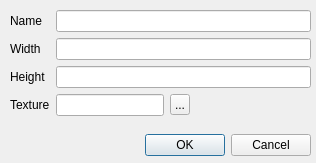
<?xml version="1.0" encoding="UTF-8"?>
<ui version="4.0">
 <class>CreateMapDialog</class>
 <widget class="QDialog" name="CreateMapDialog">
  <property name="geometry">
   <rect>
    <x>0</x>
    <y>0</y>
    <width>316</width>
    <height>163</height>
   </rect>
  </property>
  <property name="windowTitle">
   <string>Dialog</string>
  </property>
  <widget class="QDialogButtonBox" name="buttonBox">
   <property name="geometry">
    <rect>
     <x>20</x>
     <y>130</y>
     <width>291</width>
     <height>31</height>
    </rect>
   </property>
   <property name="orientation">
    <enum>Qt::Horizontal</enum>
   </property>
   <property name="standardButtons">
    <set>QDialogButtonBox::Cancel|QDialogButtonBox::Ok</set>
   </property>
  </widget>
  <widget class="QWidget" name="formLayoutWidget">
   <property name="geometry">
    <rect>
     <x>10</x>
     <y>10</y>
     <width>301</width>
     <height>111</height>
    </rect>
   </property>
   <layout class="QFormLayout" name="formLayout">
    <item row="0" column="0">
     <widget class="QLabel" name="label">
      <property name="text">
       <string>Name</string>
      </property>
     </widget>
    </item>
    <item row="1" column="0">
     <widget class="QLabel" name="label_2">
      <property name="text">
       <string>Width</string>
      </property>
     </widget>
    </item>
    <item row="2" column="0">
     <widget class="QLabel" name="label_3">
      <property name="text">
       <string>Height</string>
      </property>
     </widget>
    </item>
    <item row="0" column="1">
     <widget class="QLineEdit" name="name"/>
    </item>
    <item row="1" column="1">
     <widget class="QLineEdit" name="width"/>
    </item>
    <item row="2" column="1">
     <widget class="QLineEdit" name="height"/>
    </item>
    <item row="3" column="0">
     <widget class="QLabel" name="label_4">
      <property name="text">
       <string>Texture</string>
      </property>
     </widget>
    </item>
    <item row="3" column="1">
     <layout class="QFormLayout" name="formLayout_2">
      <property name="rowWrapPolicy">
       <enum>QFormLayout::DontWrapRows</enum>
      </property>
      <item row="0" column="0">
       <widget class="QLineEdit" name="texturePath">
        <property name="readOnly">
         <bool>true</bool>
        </property>
       </widget>
      </item>
      <item row="0" column="1">
       <widget class="QToolButton" name="selectTextureButton">
        <property name="minimumSize">
         <size>
          <width>20</width>
          <height>0</height>
         </size>
        </property>
        <property name="maximumSize">
         <size>
          <width>20</width>
          <height>16777215</height>
         </size>
        </property>
        <property name="acceptDrops">
         <bool>false</bool>
        </property>
        <property name="layoutDirection">
         <enum>Qt::LeftToRight</enum>
        </property>
        <property name="text">
         <string>...</string>
        </property>
       </widget>
      </item>
     </layout>
    </item>
   </layout>
  </widget>
 </widget>
 <resources/>
 <connections>
  <connection>
   <sender>buttonBox</sender>
   <signal>accepted()</signal>
   <receiver>CreateMapDialog</receiver>
   <slot>accept()</slot>
   <hints>
    <hint type="sourcelabel">
     <x>248</x>
     <y>254</y>
    </hint>
    <hint type="destinationlabel">
     <x>157</x>
     <y>274</y>
    </hint>
   </hints>
  </connection>
  <connection>
   <sender>buttonBox</sender>
   <signal>rejected()</signal>
   <receiver>CreateMapDialog</receiver>
   <slot>reject()</slot>
   <hints>
    <hint type="sourcelabel">
     <x>316</x>
     <y>260</y>
    </hint>
    <hint type="destinationlabel">
     <x>286</x>
     <y>274</y>
    </hint>
   </hints>
  </connection>
 </connections>
</ui>
